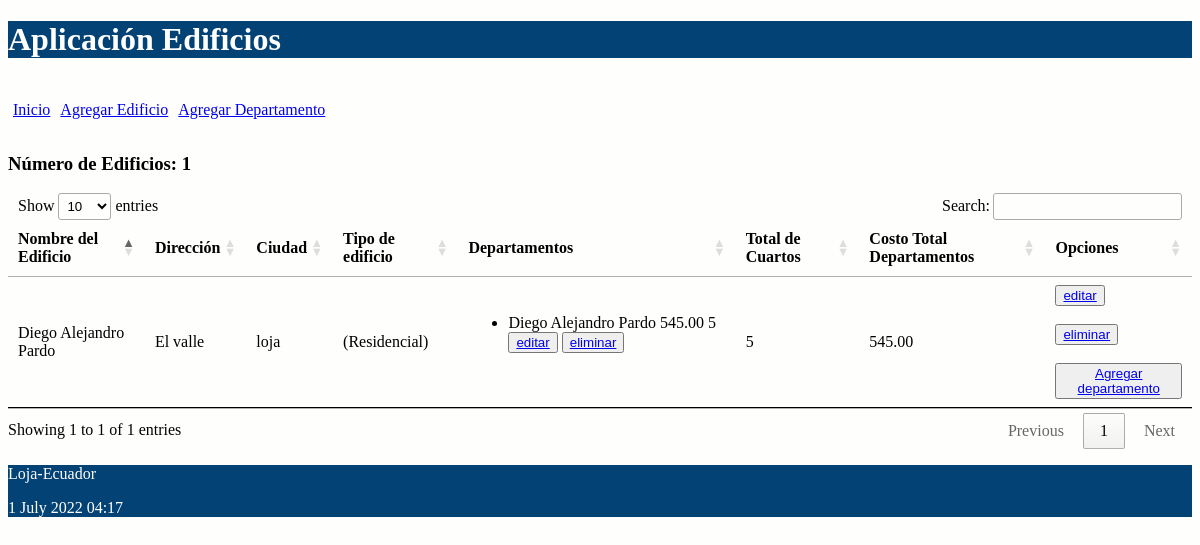
The page / on the database its author committed.
### administrativo/models.py (models this page shows, shortened)
class Edificio(models.Model):
    tipo_edificio = (
    ('(Residencial)','residencial'),
    ('(Comercial)','comercial')
    )
    nombre = models.CharField(max_length=30)
    direccion = models.CharField(max_length=30)
    ciudad = models.CharField(max_length=30)
    tipo = models.CharField(max_length=30, choices = tipo_edificio)
    def obtener_costo_departametos(self):
        valor = [d.costo_dep for d in self.departamentos.all()]
        valor = sum(valor)
        return valor
    def obtener_cant_cuartos(self):
        valor = [d.num_cuartos for d in self.departamentos.all()]
        valor = sum(valor)
        return valor

class Departamento(models.Model):
    nombre_prop = models.CharField(max_length=100)
    costo_dep = models.DecimalField(max_digits=100, decimal_places=2)
    num_cuartos = models.IntegerField()
    edificio = models.ForeignKey(Edificio, on_delete=models.CASCADE,
            related_name="departamentos")
    def __str__(self):
        return "%s %s %d" % (self.nombre_prop,
                self.costo_dep,
                self.num_cuartos)

### administrativo/views.py (the view)
# urls.py: path('', views.index, name='index'),
def index(request):
    edificios = Edificio.objects.all()
    informacion_template = {'edificios': edificios, 'numero_edificios': len(edificios)}
    return render(request, 'index.html', informacion_template)

### administrativo/templates/index.html (shortened to what this page needs)
{% extends "master.html" %}
{% block content %}
<br>
<br>
<br>
<h3>Número de Edificios: {{ numero_edificios}}</h3>
<table id="tabla_datos">
  <thead>
    <tr>
      <th>Nombre del Edificio</th>
      <th>Dirección</th>
      <th>Ciudad</th>
      <th>Tipo de edificio</th>
      <th>Departamentos</th>
      <th>Total de Cuartos</th>
      <th>Costo Total Departamentos</th>
      <th>Opciones</th>
    </tr>
  </thead>
  {% for e in edificios %}
  <tr>
    <td>{{e.nombre}}</td>
    <td>{{e.direccion}}</td>
    <td>{{e.ciudad}}</td>
    <td>{{e.tipo}}</td>
    <td>
      <ul>
        {% for d in e.departamentos.all %}
        <li>
          <span>
            {{d}}
            <button><a href="{% url 'editar_departamento' d.id %}">editar</a></button>
            <button><a href="{% url 'eliminar_dep' d.id %}"> eliminar</a></button>
          </span>
        </li>
        {% endfor %}
      </ul>
      <br/>
    </td>
    <span><td>{{ e.obtener_cant_cuartos }}</td></span>
    <span><td>{{e.obtener_costo_departametos}}</td></span>
    <td>
      <button><a href="{% url 'editar_edificio' e.id %}">editar</a></button> <br/>
      <br>
      <button><a href="{% url 'eliminar_edificio' e.id %}">eliminar</a></button> <br/>
      <br>
      <button><a href="{% url 'crear_departamento_edificio' e.id %}"> Agregar departamento</a></button>
    </td>
  </tr>
  {% endfor %}
</table>
{% endblock %}

### administrativo/static/css/estilos.css (style rules this page uses)
body { background: #FEFEFD; }
th, td { padding: 15px; border-bottom: 1px solid black; }

### rows shown on the page
Edificio: nombre "Diego Alejandro Pardo", direccion "El valle", ciudad "loja", tipo "(Residencial)", obtener_cant_cuartos "5", obtener_costo_departametos "545.00"
Departamento: nombre_prop+costo_dep+num_cuartos "Diego Alejandro Pardo 545.00 5"

### other values the page prints
{{ numero_edificios }} "1"
